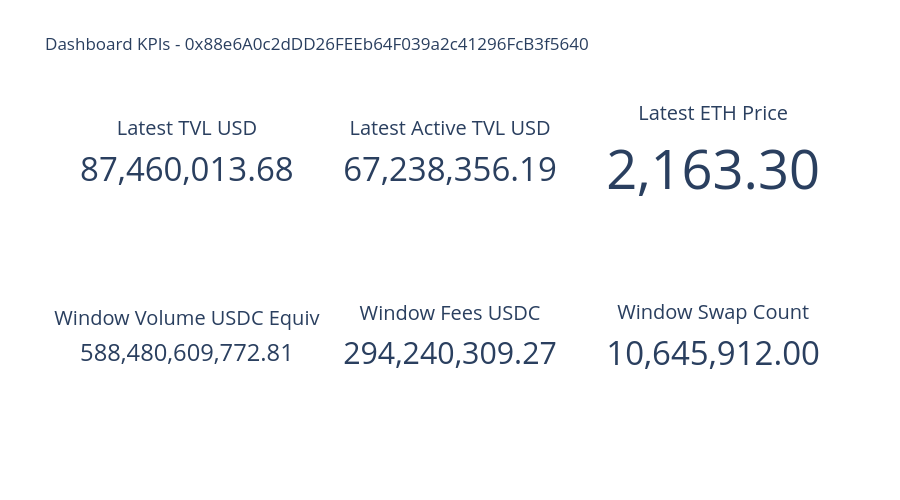

Notebook code for this chart:
### Code cell
if not kpi_df.empty:
    row = kpi_df.iloc[0]
    fig = make_subplots(
        rows=2,
        cols=3,
        specs=[
            [{"type": "indicator"}, {"type": "indicator"}, {"type": "indicator"}],
            [{"type": "indicator"}, {"type": "indicator"}, {"type": "indicator"}],
        ],
    )
    indicators = [
        ("Latest TVL USD", row["latest_tvl_usd"]),
        ("Latest Active TVL USD", row["latest_active_tvl_usd"]),
        ("Latest ETH Price", row["latest_eth_price_close"]),
        ("Window Volume USDC Equiv", row["window_volume_usdc_equiv"]),
        ("Window Fees USDC Equiv", row["window_fees_usdc_equiv"]),
        ("Window Swap Count", row["window_swap_count"]),
    ]
    positions = [(1, 1), (1, 2), (1, 3), (2, 1), (2, 2), (2, 3)]
    for (title, value), (r, c) in zip(indicators, positions):
        fig.add_trace(
            go.Indicator(mode="number", value=float(value or 0), title={"text": title}, number={"valueformat": ",.2f"}),
            row=r,
            col=c,
        )
    fig.update_layout(height=500, title=f"Dashboard KPIs - {POOL}", template="plotly_white")
    fig.show()

### Figure 1 — Plotly figure (JSON) as saved in the notebook; plotly's stock layout.template omitted (floating-point values rounded to 4 significant figures)
{"data": [{"domain": {"x": [0, 0.2889], "y": [0.575, 1]}, "mode": "number", "number": {"valueformat": ",.2f"}, "title": {"text": "Latest TVL USD"}, "type": "indicator", "value": 87460000.0}, {"domain": {"x": [0.3556, 0.6444], "y": [0.575, 1]}, "mode": "number", "number": {"valueformat": ",.2f"}, "title": {"text": "Latest Active TVL USD"}, "type": "indicator", "value": 67240000.0}, {"domain": {"x": [0.7111, 1], "y": [0.575, 1]}, "mode": "number", "number": {"valueformat": ",.2f"}, "title": {"text": "Latest ETH Price"}, "type": "indicator", "value": 2163.0}, {"domain": {"x": [0, 0.2889], "y": [0, 0.425]}, "mode": "number", "number": {"valueformat": ",.2f"}, "title": {"text": "Window Volume USDC Equiv"}, "type": "indicator", "value": 588500000000.0}, {"domain": {"x": [0.3556, 0.6444], "y": [0, 0.425]}, "mode": "number", "number": {"valueformat": ",.2f"}, "title": {"text": "Window Fees USDC"}, "type": "indicator", "value": 294200000.0}, {"domain": {"x": [0.7111, 1], "y": [0, 0.425]}, "mode": "number", "number": {"valueformat": ",.2f"}, "title": {"text": "Window Swap Count"}, "type": "indicator", "value": 10645912}], "layout": {"height": 500, "title": {"text": "Dashboard KPIs - 0x88e6A0c2dDD26FEEb64F039a2c41296FcB3f5640"}}}
